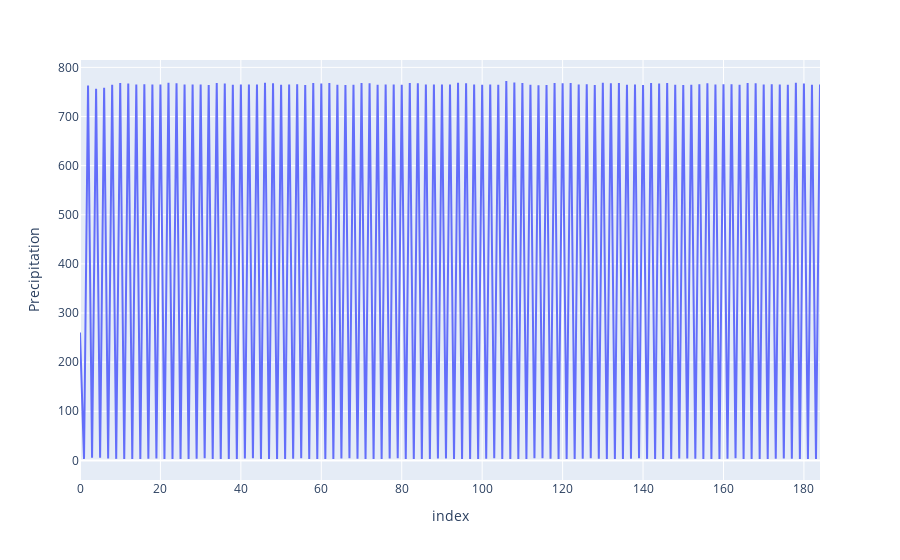

Notebook cell for this chart:
### Code cell
preds = pd.read_csv("../outputs/predictions/sequifier-default-mse-best-1000-predictions.csv")
preds = preds.reset_index()
fig = px.line(preds, x="index", y="Precipitation", title='')
fig.show()

### Figure 1 — Plotly figure (JSON) as saved in the notebook; plotly's stock layout.template omitted (floating-point values rounded to 4 significant figures; data arrays with more than 128 entries replaced by an {"elided": "..."} marker saying what was removed)
{"data": [{"hovertemplate": "index=%{x}<br>Precipitation=%{y}<extra></extra>", "legendgroup": "", "line": {"color": "#636efa", "dash": "solid"}, "marker": {"symbol": "circle"}, "mode": "lines", "name": "", "orientation": "v", "showlegend": false, "type": "scatter", "x": {"elided": "185 int values"}, "xaxis": "x", "y": {"elided": "185 float values"}, "yaxis": "y"}], "layout": {"legend": {"tracegroupgap": 0}, "margin": {"t": 60}, "xaxis": {"anchor": "y", "domain": [0, 1], "title": {"text": "index"}}, "yaxis": {"anchor": "x", "domain": [0, 1], "title": {"text": "Precipitation"}}}}
